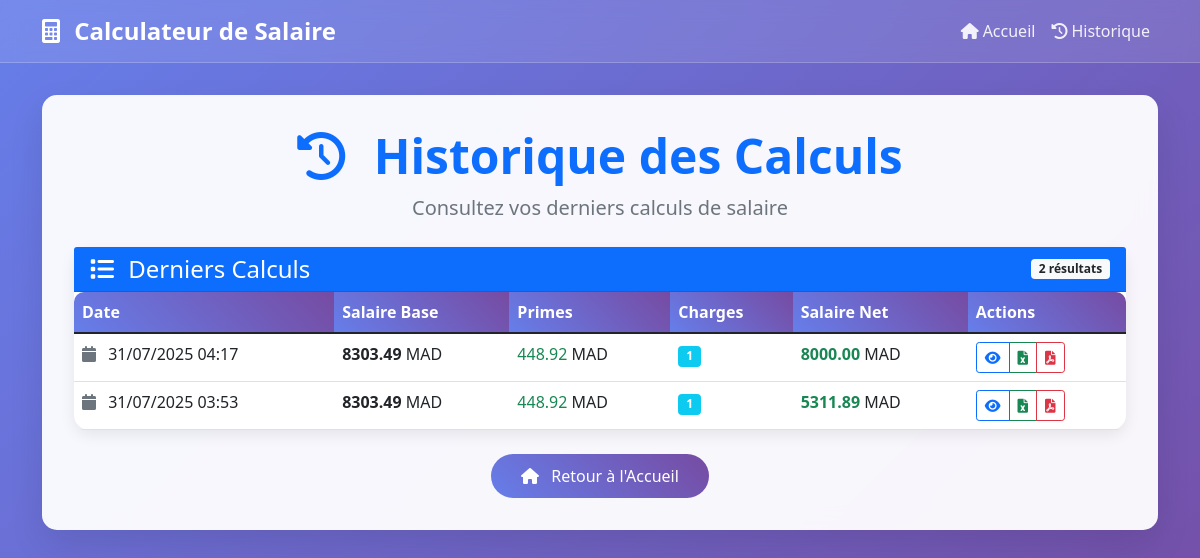
The page /history/ on the database its author committed.
### calculator/models.py (models this page shows, shortened)
class SalaryCalculation(models.Model):
    salaire_base = models.FloatField()
    primes_conges = models.FloatField()
    indemnite_exoneree = models.FloatField()
    nb_charge_familiale = models.IntegerField()
    salaire_brut = models.FloatField()
    salaire_brut_imposable = models.FloatField()
    cnss = models.FloatField()
    amo = models.FloatField()
    mutuelle = models.FloatField()
    frais_professionnels = models.FloatField()
    salaire_net_imposable = models.FloatField()
    ir_brut = models.FloatField()
    charge_famille = models.FloatField()
    ir_net = models.FloatField()
    salaire_net = models.FloatField()
    created_at = models.DateTimeField(default=timezone.now)
    class Meta:
        ordering = ['-created_at']

### calculator/views.py (the view)
# urls.py: path('history/', views.history, name='history'),
def history(request):
    calculations = SalaryCalculation.objects.all()[:20]  # Last 20 calculations
    return render(request, 'calculator/history.html', {'calculations': calculations})

### templates/calculator/history.html (shortened to what this page needs)
{% extends 'base.html' %}
{% block content %}
<div class="row justify-content-center">
    <div class="col-lg-12">
        <div class="text-center mb-4">
            <h1 class="display-5 fw-bold text-primary">
                <i class="fas fa-history me-3"></i>
                Historique des Calculs
            </h1>
            <p class="lead text-muted">Consultez vos derniers calculs de salaire</p>
        </div>
        {% if calculations %}
            <div class="card">
                <div class="card-header bg-primary text-white d-flex justify-content-between align-items-center">
                    <h4 class="mb-0">
                        <i class="fas fa-list me-2"></i>
                        Derniers Calculs
                    </h4>
                    <span class="badge bg-light text-dark">{{ calculations|length }} résultat{{ calculations|length|pluralize }}</span>
                </div>
                <div class="card-body p-0">
                    <div class="table-responsive">
                        <table class="table table-hover mb-0">
                            <thead>
                                <tr>
                                    <th>Date</th>
                                    <th>Salaire Base</th>
                                    <th>Primes</th>
                                    <th>Charges</th>
                                    <th>Salaire Net</th>
                                    <th>Actions</th>
                                </tr>
                            </thead>
                            <tbody>
                                {% for calc in calculations %}
                                    <tr>
                                        <td>
                                            <i class="fas fa-calendar me-2 text-muted"></i>
                                            {{ calc.created_at|date:"d/m/Y H:i" }}
                                        </td>
                                        <td>
                                            <span class="fw-bold">{{ calc.salaire_base|floatformat:2 }}</span> MAD
                                        </td>
                                        <td>
                                            <span class="text-success">{{ calc.primes_conges|floatformat:2 }}</span> MAD
                                        </td>
                                        <td>
                                            <span class="badge bg-info">{{ calc.nb_charge_familiale }}</span>
                                        </td>
                                        <td>
                                            <span class="fw-bold text-success">{{ calc.salaire_net|floatformat:2 }}</span> MAD
                                        </td>
                                        <td>
                                            <div class="btn-group btn-group-sm" role="group">
                                                <a href="{% url 'result' calc.id %}"
                                                   class="btn btn-outline-primary"
                                                   title="Voir détails">
                                                    <i class="fas fa-eye"></i>
                                                </a>
                                                <a href="{% url 'export_excel' calc.id %}"
                                                   class="btn btn-outline-success"
                                                   title="Excel">
                                                    <i class="fas fa-file-excel"></i>
                                                </a>
                                                <a href="{% url 'export_pdf' calc.id %}"
                                                   class="btn btn-outline-danger"
                                                   title="PDF">
                                                    <i class="fas fa-file-pdf"></i>
                                                </a>
                                            </div>
                                        </td>
                                    </tr>
                                {% endfor %}
                            </tbody>
                        </table>
                    </div>
                </div>
            </div>
        {% endif %}
        <div class="text-center mt-4">
            <a href="{% url 'home' %}" class="btn btn-primary">
                <i class="fas fa-home me-2"></i>
                Retour à l'Accueil
            </a>
        </div>
    </div>
</div>
{% endblock %}

### templates/base.html (style rules this page uses)
body { background: linear-gradient(135deg, #667eea 0%, #764ba2 100%); min-height: 100vh; font-family: 'Segoe UI', Tahoma, Geneva, Verdana, sans-serif; }
.btn-primary { background: linear-gradient(45deg, #667eea, #764ba2); border: none; border-radius: 25px; padding: 10px 30px; transition: all 0.3s ease; }
.card { border: none; border-radius: 15px; box-shadow: 0 5px 15px rgba(0, 0, 0, 0.08); transition: all 0.3s ease; }
.table { border-radius: 10px; overflow: hidden; }
.table th { background: linear-gradient(45deg, #667eea, #764ba2); color: white; border: none; }

### rows shown on the page
SalaryCalculation: created_at "31/07/2025 04:17", salaire_base "8303.49", primes_conges "448.92", nb_charge_familiale "1", salaire_net "8000.00"
SalaryCalculation: created_at "31/07/2025 03:53", salaire_base "8303.49", primes_conges "448.92", nb_charge_familiale "1", salaire_net "5311.89"

### other values the page prints
{{ calculations|length }} "2"
